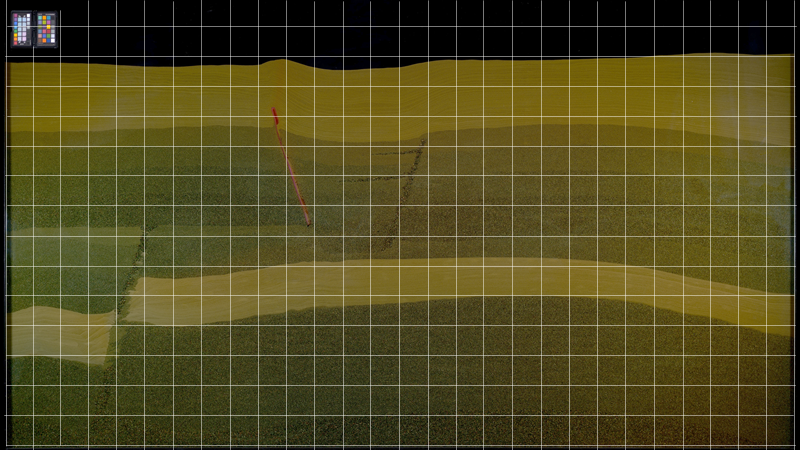
#> input picture figure_6_bottom.png, 800 x 450 px
$ python add_boxes.py
#> lines starting #> are read from the running program, lines starting #| are printed output that depends on the picture; after the words box and inside, x2 and y2 are one past the last pixel; in counts of white or black regions, pixels touching at a corner belong together
import cv2
import numpy as np
import subprocess


def drawline(img,pt1,pt2,color,thickness=1,style='dotted',gap=20):
    dist =((pt1[0]-pt2[0])**2+(pt1[1]-pt2[1])**2)**.5
    pts= []
    for i in  np.arange(0,dist,gap):
        r=i/dist
        x=int((pt1[0]*(1-r)+pt2[0]*r)+.5)
        y=int((pt1[1]*(1-r)+pt2[1]*r)+.5)
        p = (x,y)
        pts.append(p)

    if style=='dotted':
        for p in pts:
            cv2.circle(img,p,thickness,color,-1)
    else:
        s=pts[0]
        e=pts[0]
        i=0
        for p in pts:
            s=e
            e=p
            if i%2==1:
                cv2.line(img,s,e,color,thickness)
            i+=1

def drawpoly(img,pts,color,thickness=1,style='dotted',):
    s=pts[0]
    e=pts[0]
    pts.append(pts.pop(0))
    for p in pts:
        s=e
        e=p
        if style=='solid':
            cv2.line(img,(int(s[0]), int(s[1])),(int(e[0]), int(e[1])),color,thickness)
        else:
            drawline(img,s,e,color,thickness,style)

def drawrect(img,pt1,pt2,color,thickness=1,style='dotted'):
    pts = [pt1,(pt2[0],pt1[1]),pt2,(pt1[0],pt2[1])]
    drawpoly(img,pts,color,thickness,style)

def laserGridMMToPixels(coords, shape):
    pxPerMMX = shape[1]/284
    pxPerMMY = shape[0]/150
    offsetMMX = 2
    offsetMMY = 1.33

    pX = (coords[0] + offsetMMX)*pxPerMMX
    pY = shape[0] - (coords[1] + offsetMMY)*pxPerMMY

    return (int(pX), int(pY))


image = cv2.imread('../figure_6_bottom.png')
#> image is the input picture: shape (450, 800, 3); mean B, G, R 31.1, 73.7, 80.3

font = cv2.FONT_HERSHEY_DUPLEX
fontScale = 0.6
thickness = 1

colorB = (0, 164, 255)
topLeftB = laserGridMMToPixels((0, 120), image.shape)
#> topLeftB = (5, 86)
bottomRightB = laserGridMMToPixels((110, 60), image.shape)
#> bottomRightB = (315, 266)
drawrect(image, topLeftB, bottomRightB, colorB, 2, style='solid')
bottomLeftCornerOfText = laserGridMMToPixels((1, 114), image.shape)
#> bottomLeftCornerOfText = (8, 104)

colorA = (144, 238, 144)
topLeftA = laserGridMMToPixels((110, 60), image.shape)
#> topLeftA = (315, 266)
bottomRightA = laserGridMMToPixels((280, 0), image.shape)
#> bottomRightA = (794, 446)
drawrect(image, topLeftA, bottomRightA, colorA, 2, style='solid')
#> call 2 of drawpoly, with color = (144, 238, 144), thickness = 2, style = 'solid'
#> after the loop in drawpoly (call 2), `for p in pts:`:
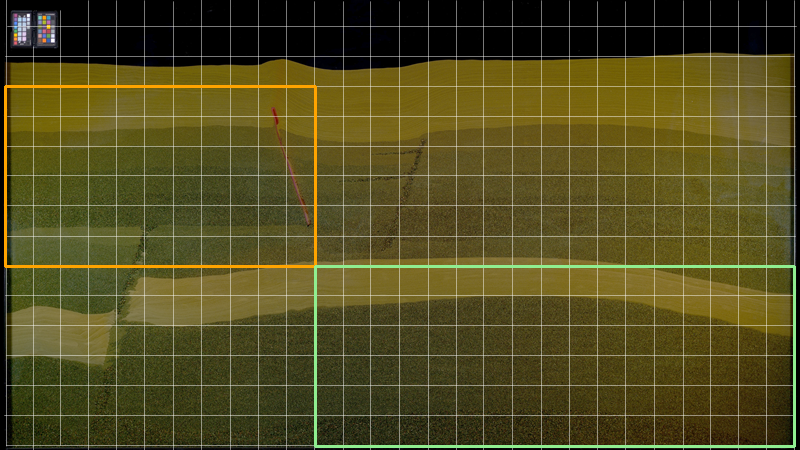
#> img: shape (450, 800, 3); mean B, G, R 31.4, 75.7, 81.8
bottomLeftCornerOfText = laserGridMMToPixels((111, 54), image.shape)
#> bottomLeftCornerOfText = (318, 284)

colorC = (198, 166, 67)
topLeftC = laserGridMMToPixels((110, 40), image.shape)
#> topLeftC = (315, 326)
bottomRightC = laserGridMMToPixels((260, 10), image.shape)
#> bottomRightC = (738, 416)
drawrect(image, topLeftC, bottomRightC, colorC, 2, style='solid')
#> call 3 of drawpoly, with color = (198, 166, 67), thickness = 2, style = 'solid'
#> after the loop in drawpoly (call 3), `for p in pts:`:
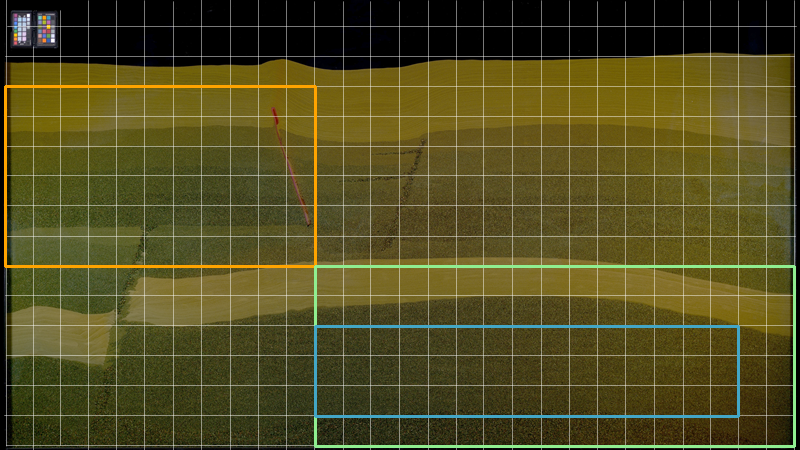
#> img: shape (450, 800, 3); 0.85% of pixels changed, all inside (x1, y1, x2, y2) = (314, 325, 740, 418)
bottomLeftCornerOfText = laserGridMMToPixels((111, 34), image.shape)

colorInj = (0, 0, 255)
injection1 = laserGridMMToPixels((90, 30), image.shape)
cv2.circle(image, injection1, 5, colorInj, 3)
injection2 = laserGridMMToPixels((170, 70), image.shape)
cv2.circle(image, injection2, 5, colorInj, 3)

colorObs = (204, 50, 153)
obs1 = laserGridMMToPixels((150, 50), image.shape)
cv2.circle(image, obs1, 5, colorObs, 3)
obs2 = laserGridMMToPixels((170, 110), image.shape)
cv2.circle(image, obs2, 5, colorObs, 3)
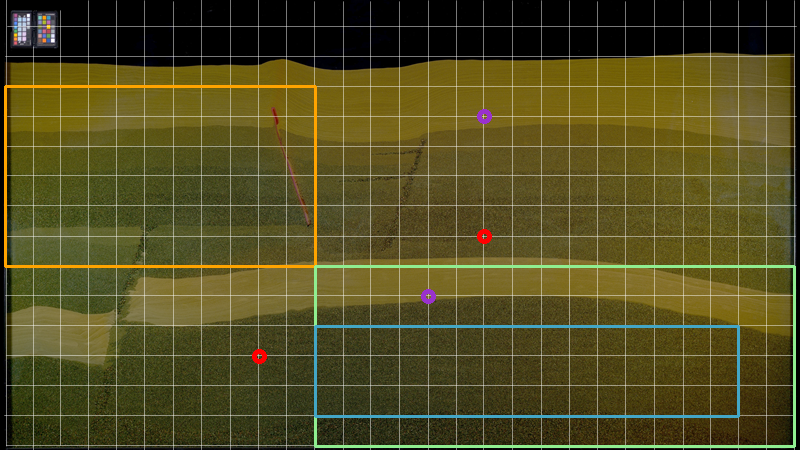
#> image: shape (450, 800, 3); mean B, G, R 32.6, 76.1, 81.7

cv2.imwrite('temp.png', image)
subprocess.run(["convert", "temp.png", "-font", "helvetica-bold", "-pointsize", "24", "-fill", "#90EE90",
                "-stroke", "#90EE90", "-annotate", "+320+290", "Box A", "-fill", "#FFA400",
                "-stroke", "#FFA400", "-annotate", "+10+110", "Box B", "-fill", "#43A6C6",
                "-stroke", "#43A6C6", "-annotate", "+320+350", "Box C", "figure_8_improved.png"])
#> (this line was passed over: subprocess is not available in this run)
subprocess.run(["rm", "temp.png"])
#> (this line was passed over: subprocess is not available in this run)
